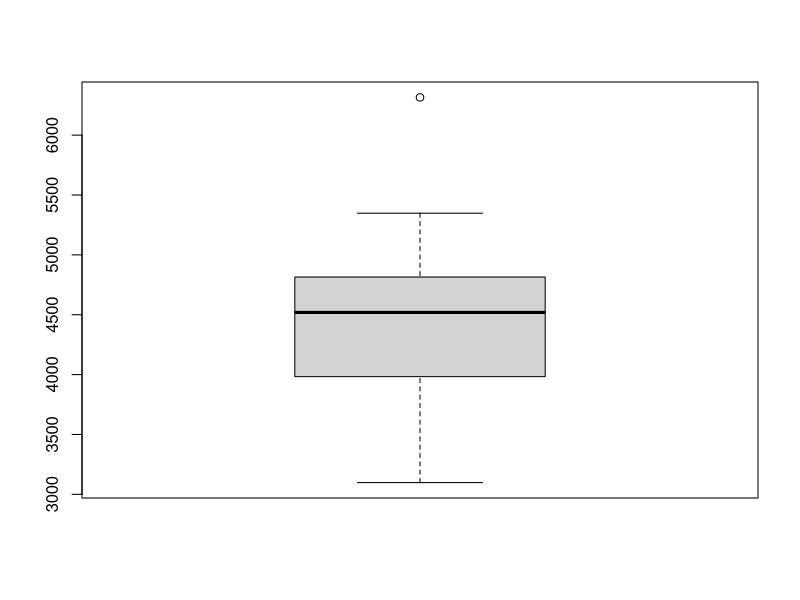

This figure's R source:

z<- c(1,2,3,NA,5,NA,8)   #결측값(NA)이 포함된 벡터 z
sum(z)

is.na(z)                    #z에 NA가 있냐
sum(is.na(z))               #T=1, F=0의 합
sum(z, na.rm=TRUE)


z1<- c(1,2,3,NA,5,NA,8)   #결측값이 포함된 벡터 z1
idx <- is.na(z1)
z1[idx] <- 0
z1[is.na(z1)] <-0
z1           #NA가 잇던 자리에 0이 들어가 있음



z2 <- c(5,8,1,NA,3,NA,7)
z3 <- z2[!is.na(z2)] #!=결측값(NA)만 빼고 나옴

z3

### code 7-3
#NA를 포함하는 test 데이터 생성
x <- iris
x[1,2] <- NA;x[1,3]<- NA
x[2,3] <- NA; x[3,4]<- NA
head(x)

### 데이터 프레임의 열별 결측값 확인
head(is.na(x))

colSums(is.na(x)) #열별(컬럼별)로 더한값

###데이터 프레임의 행별 결측값 확인
rowSums(is.na(x))

###데이터 프레임의 전체 결측값 확인
sum(is.na(x))


###결측값을 제외하고 새로운 데이터셋 만들기
#결측값이 하나라도 있는 행 자체를 없앰
y <- na.omit(x)
head(y)


##code 7-7
st <- data.frame(state.x77)
boxplot(st$Income)
boxplot.stats(st$Income)$out

boxplot.stats(st$Income)


###code 7-8
out.val <- boxplot.stats(st$Income)$out 
# 특이값 추출
st$Income %in% out.val
st$Income[st$Income %in% out.val] <- NA  #NA 탐지
st$Income

st.comp <- na.omit(st)                   #NA 포함된것을 지움
st.comp$Income                           #NA 포함된걸 지운 값
# 특이값을 NA로 대체
head(st)
newdata <- st[complete.cases(st),] 
# NA가포함된행제거
head(newdata)


#(ex) %in% = 포함이 되어있나 없나 알 수 있는 연산자 (숫자, 문자 가능)
x <-  1:10
y <- 4
x  %in% y
# 4라는 값이 있으면 T, 없으며 F












